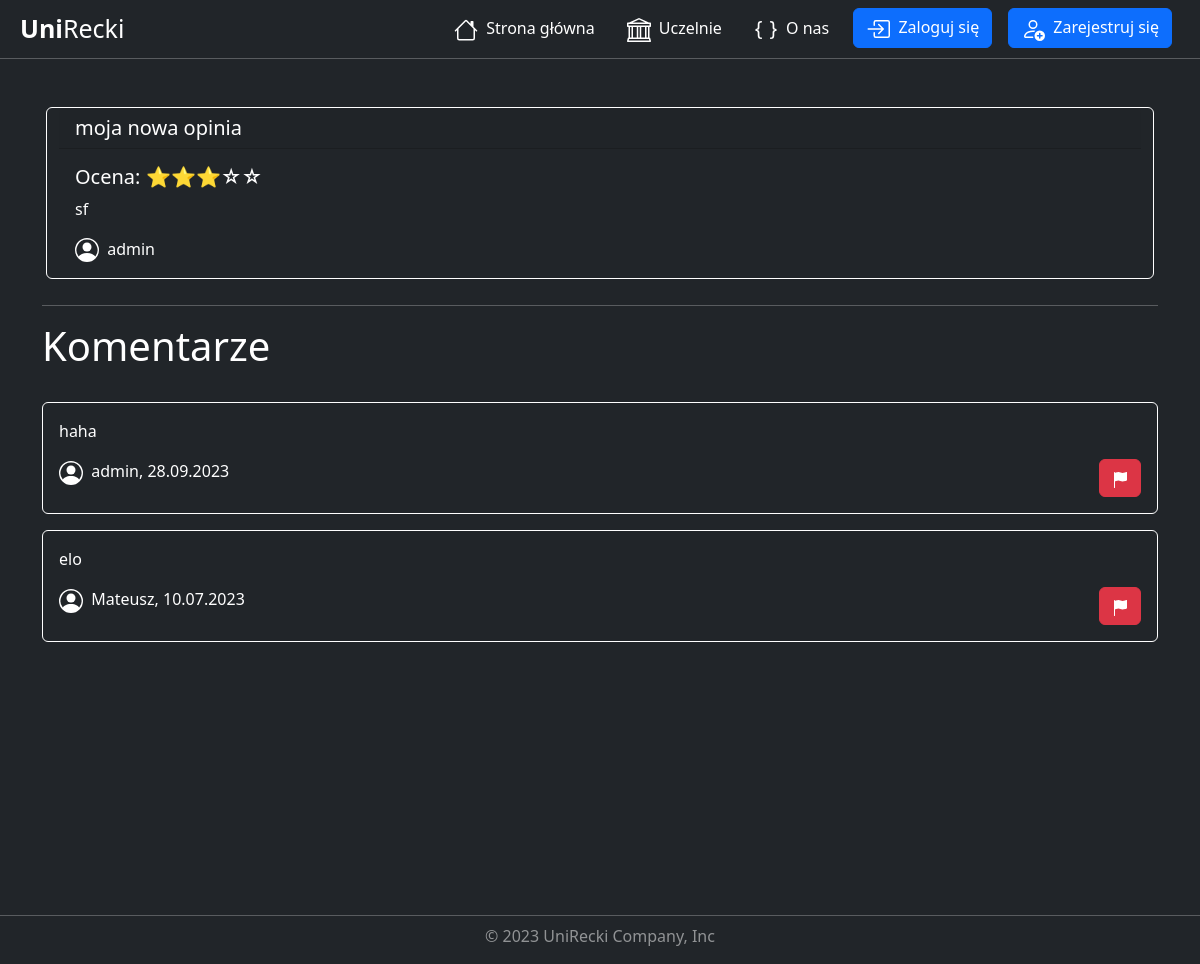
/university/review/25/, run on the app's committed database.
### universities/models.py (models this page shows, shortened)
class Review(models.Model):
    title = models.CharField( max_length=150)
    description = models.CharField( max_length=3000)
    rating = models.IntegerField(validators=[
            MaxValueValidator(5),
            MinValueValidator(1)
        ])
    add_date = models.DateTimeField(default=timezone.now, blank=True)
    university = models.ForeignKey(University, on_delete=models.CASCADE)
    user = models.ForeignKey(User, on_delete=models.CASCADE)
    users_like = models.ManyToManyField(User, related_name='images_liked', blank=True)
    active = models.BooleanField(default=True)
    class Meta:
        verbose_name = 'Review'
        verbose_name_plural = 'Reviews'

class Comment(models.Model):
    description = models.CharField( max_length=3000)
    add_date = models.DateTimeField(default=timezone.now, blank=True)
    review = models.ForeignKey(Review, on_delete=models.CASCADE)
    user = models.ForeignKey(User, on_delete=models.CASCADE)
    active = models.BooleanField(default=True)
    class Meta:
        verbose_name = 'Comment'
        verbose_name_plural = 'Comments'

### universities/views.py (the view)
# urls.py: path('review/<int:pk>/', views.ReviewDetailView.as_view(), name='review_detail'),
class ReviewDetailView(DetailView):
    model = Review
    template_name = 'universities/review_detail.html'
    context_object_name = 'review'
    def get_context_data(self, **kwargs):
        context = super().get_context_data(**kwargs)
        review = self.get_object()
        comments = review.comment_set.filter(active=True).order_by('-add_date')
        context['comments'] = comments
        return context

### universities/templates/universities/review_detail.html (shortened to what this page needs)
{% extends "base.html" %}
{% load static %}
{% block css %}
    <link rel="stylesheet" href="{% static "universities/review_detail.css" %}">
{% endblock css %}
{% block content %}
    <div class="container mt-5">
        <div class="row mx-1">
            <div class="card bg-dark">
                <h5 class="card-header ">{{ review.title }}</h5>
                <div class="card-body">
                    <h5 class="card-title">
                        Ocena:
                        {% if review.rating == 5 %}
                            ⭐⭐⭐⭐⭐
                        {% elif review.rating == 4 %}
                            ⭐⭐⭐⭐☆
                        {% elif review.rating == 3 %}
                            ⭐⭐⭐☆☆
                        {% elif review.rating == 2 %}
                            ⭐⭐☆☆☆
                        {% elif review.rating == 1 %}
                            ⭐☆☆☆☆
                        {% endif %}
                    </h5>
                    <p class="card-text">{{ review.description }}</p>
                    <p class="card-text">
                        {{ review.user.username }}
                    </p>
                </div>
            </div>
        </div>
        <hr class="mt-3">
        <div class="row">
            <h1>Komentarze</h1>
        </div>
        <div class="row">
            <div class="container mt-2">
                {% for comment in comments %}
                    <div class="card bg-dark mt-3">
                        <div class="card-body">
                            <p class="card-text">{{ comment.description }}</p>
                            <div class="row">
                                <div class="col-6">
                                    <p class="card-text">
                                        {{ comment.user.username }}, {{ comment.add_date|date:"d.m.Y" }}
                                    </p>
                                </div>
                                <div class="col-6 d-flex justify-content-end align-items-end">
                                    <a href="{% url 'comment_report_create' review.pk comment.pk %}"
                                       title="Zgłoś komentarz"
                                       class="btn btn-danger">
                                    </a>
                                </div>
                            </div>
                        </div>
                    </div>
                {% empty %}
                    <p>Brak komentarzy dla tej opinii.</p>
                {% endfor %}
            </div>
        </div>
    </div>
{% endblock content %}

### static/styles.css (style rules this page uses)
body { color: white; }
h1 { color: white; }
a { color: white; }

### universities/static/universities/review_detail.css (style rules this page uses)
.card { color: white; border: 1px solid white; margin-bottom: 10px; }
hr { color: white; }

### data on the page
Review: title "moja nowa opinia", description "sf", user.username "admin"
Comment: description "haha", user.username "admin", add_date "28.09.2023"
Comment: description "elo", user.username "Mateusz", add_date "10.07.2023"
